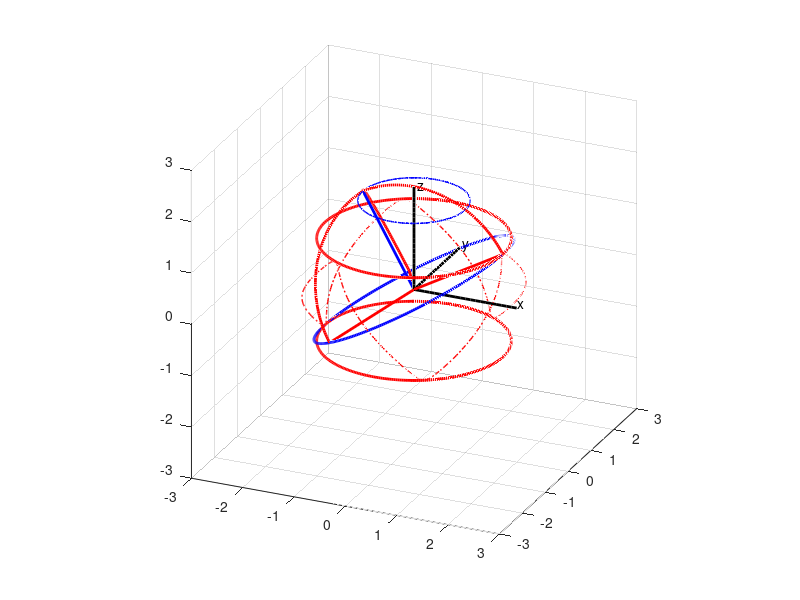

Write the MATLAB code that produced this figure.
% Plot moving 3D gear set 3 vertex with 1.5R-2R gears, no L
% not sure whether this is correct or ver11_2 is.
% Mengtang Li
% Apr 3
clear; clf; close all;

figure('OuterPosition', [50 50 1000 1000]);
grid minor; grid on; hold on;
% plot x-axis
xaxis_x = 0:0.1:2;
xaxis_y = zeros(1,size(xaxis_x,2));
xaxis_z = zeros(1,size(xaxis_x,2));
% plot y-axis
yaxis_x = zeros(1,size(xaxis_x,2));
yaxis_y = 0:0.1:2;
yaxis_z = zeros(1,size(xaxis_x,2));
% plot z-axis
zaxis_x = zeros(1,size(xaxis_x,2));
zaxis_y = zeros(1,size(xaxis_x,2));
zaxis_z = 0:0.1:2;
% specify the lengh of axis
xlim([-3 3]); ylim([-3 3]); zlim([-3 3]);
plot3(xaxis_x,xaxis_y,xaxis_z,'k','linewidth',2);
grid on; grid minor; hold on;
plot3(yaxis_x,yaxis_y,yaxis_z,'k','linewidth',2);
plot3(zaxis_x,zaxis_y,zaxis_z,'k','linewidth',2);
% legend('x-axis', 'y-axis', 'z-axis');
text(2.0,0.05,0.05,'x');
text(0.05,2.0,0.05,'y');
text(0.05,0.05,2.0,'z');
daspect([1 1 1]);
view(24,24);

alpha = pi/6;
beta = pi/6;
R = 1;
% L = (2*sqrt(3)-3)*R;
h = 1;
angle = 0:0.02:4*pi;
n = size(angle,2);
x_record1 = zeros(1,n);
y_record1 = zeros(1,n);
z_record1 = zeros(1,n);
x_record2 = zeros(1,n);
y_record2 = zeros(1,n);
z_record2 = zeros(1,n);
x_record3 = zeros(1,n);
y_record3 = zeros(1,n);
z_record3 = zeros(1,n);
x_record4 = zeros(1,n);
y_record4 = zeros(1,n);
z_record4 = zeros(1,n);

% plot3(L/2*cos(angle), L/2*sin(angle), 0*angle, 'r', 'linewidth',2)
plot3(sqrt(3)*R*cos(angle), sqrt(3)*R*sin(angle), 0*angle+R, 'r', 'linewidth',2)
plot3(sqrt(3)*R*cos(angle), sqrt(3)*R*sin(angle), 0*angle-R, 'r', 'linewidth',2)
pause(2);

for i = 1:1:n
    wt = angle(i);
    
    % for copy and paste use only
%     syms w;
%     cosa = 3/4; sina = sqrt(7)/4;
%     A = [cosa*cos(w) -sin(w) -sina*cos(w);
%         cosa*sin(w) cos(w) -sina*sin(w);
%         sina 0 cosa];
%     Ainv = inv(A)
    
Ainv = [ (3^(1/2)*cos(2*wt))/2,   (3^(1/2)*sin(2*wt))/2,       1/2;
             -sin(2*wt),               cos(2*wt),              0;
            -cos(2*wt)/2,            -sin(2*wt)/2,         3^(1/2)/2;];
    
    Binv = [ cos(-1.5*wt) sin(-1.5*wt) 0;
        -sin(-1.5*wt) cos(-1.5*wt) 0;
        0       0       1;];
    
    C = Binv*Ainv;
    % Now the C is correct
    
    % distance between origin and center of rotating circle
    R_x = 0;
    R_y = 0;
    R_z = 0;
    
    % the rotating circle [blue]
    theta = 0:0.02:2*pi;
    rho_x = 2*R*(cos(theta)*C(1,1)+sin(theta)*C(2,1));
    rho_y = 2*R*(cos(theta)*C(1,2)+sin(theta)*C(2,2));
    rho_z = 2*R*(cos(theta)*C(1,3)+sin(theta)*C(2,3));
    % lower part half circle 1st point (0 deg) part
    phi = 0:0.02:pi/2;
    rho_p1_x = 2*R*cos(phi)*cos(0)*C(1,1)+2*R*cos(phi)*sin(0)*C(2,1)+2*R*sin(phi)*C(3,1);
    rho_p1_y = 2*R*cos(phi)*cos(0)*C(1,2)+2*R*cos(phi)*sin(0)*C(2,2)+2*R*sin(phi)*C(3,2);
    rho_p1_z = 2*R*cos(phi)*cos(0)*C(1,3)+2*R*cos(phi)*sin(0)*C(2,3)+2*R*sin(phi)*C(3,3);
    % lower part half circle 2nd point (120 deg) part
    rho_p2_x = 2*R*cos(phi)*cos(2*pi/3)*C(1,1)+2*R*cos(phi)*sin(2*pi/3)*C(2,1)+2*R*sin(phi)*C(3,1);
    rho_p2_y = 2*R*cos(phi)*cos(2*pi/3)*C(1,2)+2*R*cos(phi)*sin(2*pi/3)*C(2,2)+2*R*sin(phi)*C(3,2);
    rho_p2_z = 2*R*cos(phi)*cos(2*pi/3)*C(1,3)+2*R*cos(phi)*sin(2*pi/3)*C(2,3)+2*R*sin(phi)*C(3,3);
    % lower part half circle 3rd point (240 deg) part
    rho_p3_x = 2*R*cos(phi)*cos(4*pi/3)*C(1,1)+2*R*cos(phi)*sin(4*pi/3)*C(2,1)+2*R*sin(phi)*C(3,1);
    rho_p3_y = 2*R*cos(phi)*cos(4*pi/3)*C(1,2)+2*R*cos(phi)*sin(4*pi/3)*C(2,2)+2*R*sin(phi)*C(3,2);
    rho_p3_z = 2*R*cos(phi)*cos(4*pi/3)*C(1,3)+2*R*cos(phi)*sin(4*pi/3)*C(2,3)+2*R*sin(phi)*C(3,3);
    
    % vertex of normal vector of radius R in moving frame
    rho_xvt = 0+0+2*R*C(3,1);
    rho_yvt = 0+0+2*R*C(3,2);
    rho_zvt = 0+0+2*R*C(3,3);
    % 1st point (0 deg) in moving frame
    rho_x1 = 2*R*(cos(0)*C(1,1)+sin(0)*C(2,1));
    rho_y1 = 2*R*(cos(0)*C(1,2)+sin(0)*C(2,2));
    rho_z1 = 2*R*(cos(0)*C(1,3)+sin(0)*C(2,3));
    % 2nd point (120 deg) in moving frame
    rho_x2 = 2*R*(cos(2*pi/3)*C(1,1)+sin(2*pi/3)*C(2,1));
    rho_y2 = 2*R*(cos(2*pi/3)*C(1,2)+sin(2*pi/3)*C(2,2));
    rho_z2 = 2*R*(cos(2*pi/3)*C(1,3)+sin(2*pi/3)*C(2,3));
    % 3rd point (240 deg) in moving frame
    rho_x3 = 2*R*(cos(4*pi/3)*C(1,1)+sin(4*pi/3)*C(2,1));
    rho_y3 = 2*R*(cos(4*pi/3)*C(1,2)+sin(4*pi/3)*C(2,2));
    rho_z3 = 2*R*(cos(4*pi/3)*C(1,3)+sin(4*pi/3)*C(2,3));
    
    % center of moving circle in fixed frame
    r_x = R_x + rho_x;
    r_y = R_y + rho_y;
    r_z = R_z + rho_z;
    %vertex of normal vector of radius R in fixed frame
    r_xvt = R_x + rho_xvt;  x_record1(i) = r_xvt;
    r_yvt = R_y + rho_yvt;  y_record1(i) = r_yvt;
    r_zvt = R_z + rho_zvt;  z_record1(i) = r_zvt;
    % 1st point (0 deg) in fixed frame
    r_x1 = R_x + rho_x1;  x_record2(i) = r_x1;
    r_y1 = R_y + rho_y1;  y_record2(i) = r_y1;
    r_z1 = R_z + rho_z1;  z_record2(i) = r_z1;
    % 2nd point (90 deg) in fixed frame
    r_x2 = R_x + rho_x2;  x_record3(i) = r_x2;
    r_y2 = R_y + rho_y2;  y_record3(i) = r_y2;
    r_z2 = R_z + rho_z2;  z_record3(i) = r_z2;
    % 3rd point (180 deg) in fixed frame
    r_x3 = R_x + rho_x3;  x_record4(i) = r_x3;
    r_y3 = R_y + rho_y3;  y_record4(i) = r_y3;
    r_z3 = R_z + rho_z3;  z_record4(i) = r_z3;
    % lower part half circle 1st point (0 deg) part
    r_p1_x = R_x + rho_p1_x;
    r_p1_y = R_y + rho_p1_y;
    r_p1_z = R_z + rho_p1_z;
    % lower part half circle 2nd point (120 deg) part
    r_p2_x = R_x + rho_p2_x;
    r_p2_y = R_y + rho_p2_y;
    r_p2_z = R_z + rho_p2_z;
    % lower part half circle 3rd point (240 deg) part
    r_p3_x = R_x + rho_p3_x;
    r_p3_y = R_y + rho_p3_y;
    r_p3_z = R_z + rho_p3_z;
    
    plotcircle1 = plot3(r_x,r_y,r_z,'b','linewidth',2);
    plotcircle2 = plot3(r_p1_x,r_p1_y,r_p1_z,'r','linewidth',2);
    plotcircle3 = plot3(r_p2_x,r_p2_y,r_p2_z,'r','linewidth',2);
    plotcircle4 = plot3(r_p3_x,r_p3_y,r_p3_z,'r','linewidth',2);
    plotline0 = plot3([R_x; r_xvt], [R_y; r_yvt], [R_z; r_zvt],'b','linewidth',2);
    plotline1 = plot3([R_x; r_x1], [R_y; r_y1], [R_z; r_z1],'r','linewidth',2);
    plotline2 = plot3([R_x; r_x2], [R_y; r_y2], [R_z; r_z2],'r','linewidth',2);
    plotline3 = plot3([R_x; r_x3], [R_y; r_y3], [R_z; r_z3],'r','linewidth',2);
    
    
    pause(0.02);
    if (i < n)
        delete(plotcircle1);
        delete(plotcircle2);
        delete(plotcircle3);
        delete(plotcircle4);
        delete(plotline0);
        delete(plotline1);
        delete(plotline2);
        delete(plotline3);
    end
    
end
plot3(x_record1, y_record1, z_record1, 'b-.','linewidth',1);
plot3(x_record2, y_record2, z_record2, 'r-.','linewidth',1);
% plot3(x_record3, y_record3, z_record3, 'r-.','linewidth',1);
% plot3(x_record4, y_record4, z_record4, 'r-.','linewidth',1);
